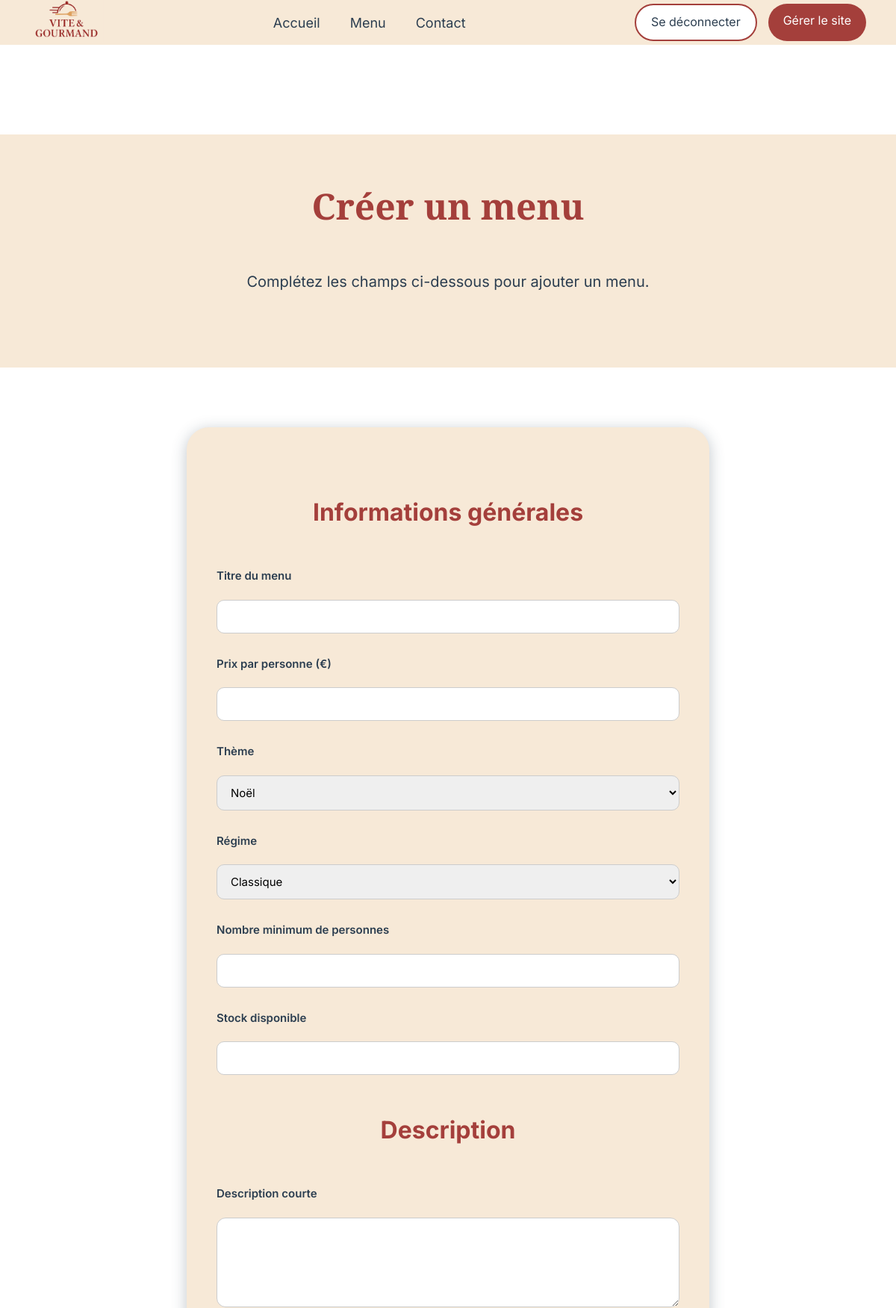
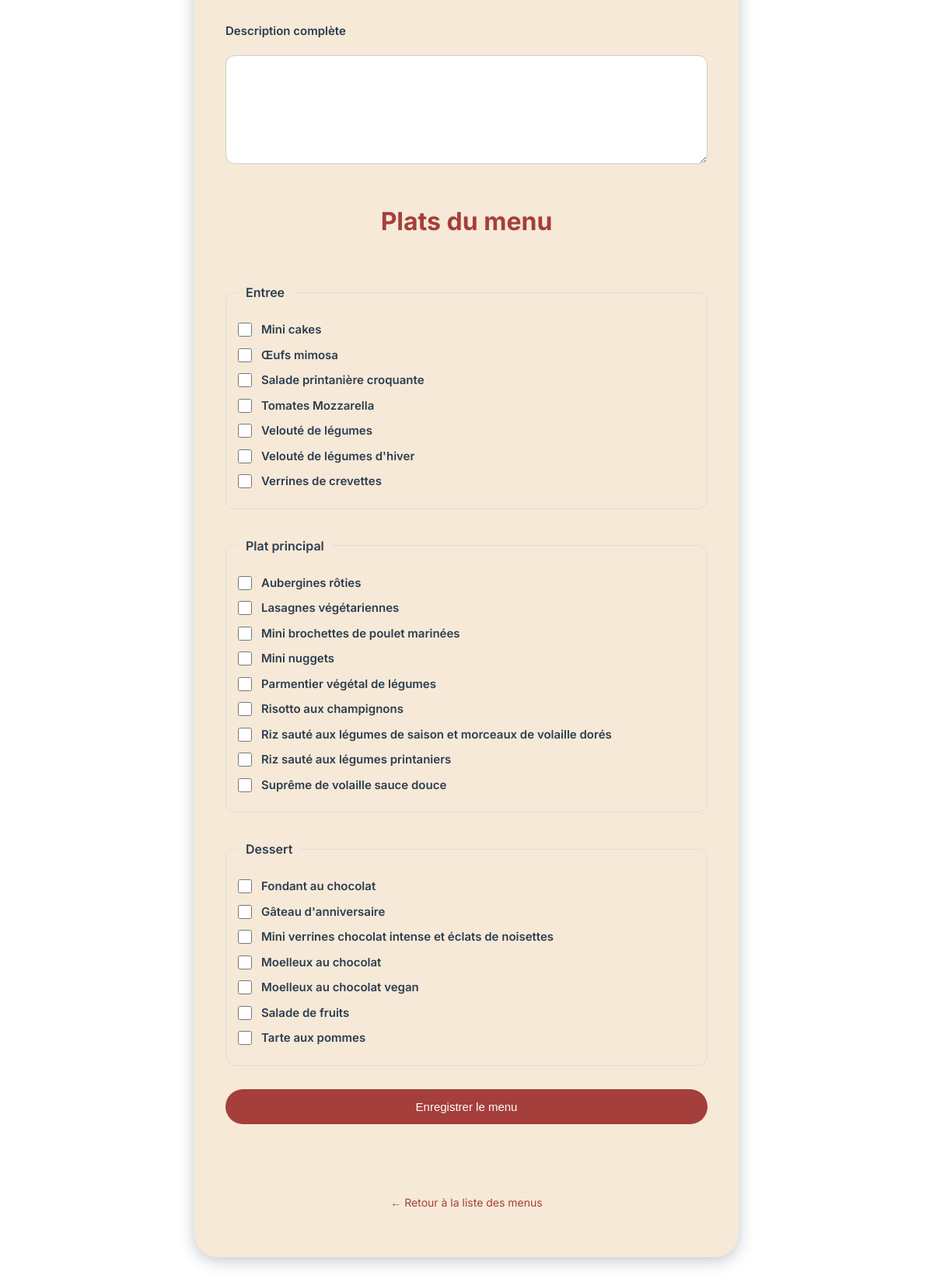
/public/form-menu.php (signed in, upper part), run on the app's committed database (2 pictures, top to bottom).
### tables this page shows
CREATE TABLE plat (
    id INT AUTO_INCREMENT PRIMARY KEY,
    nom VARCHAR(100) NOT NULL,
    description TEXT,
    type VARCHAR(100),
    image VARCHAR(255),
    actif BOOLEAN DEFAULT TRUE
);

### models/platModel.php (called while the page is built, shortened)
<?php
function getAllPlats(PDO $pdo): array
{
    $sql = "
        SELECT id, nom, type, actif
        FROM plat
        ORDER BY type, nom
    ";
    return $pdo->query($sql)->fetchAll(PDO::FETCH_ASSOC);
}

### public/form-menu.php (the view, shortened to what this page needs)
<?php
require_once __DIR__ . '/../config/database.php';
require_once __DIR__ . '/../models/platModel.php';
$menu = null;
$plats = getAllPlats($pdo);
$platsParType = [
    'entree'  => [],
    'plat'    => [],
    'dessert' => []
];
foreach ($plats as $p) {
    if ($p['actif']) {
        $platsParType[$p['type']][] = $p;
    }
}
$platsSelectionnes = [];
?>
<!DOCTYPE html>
<html lang="fr">
<head>
    <?php
    require_once __DIR__ . '/../partials/head.php';
    ?>
</head>
<body>
<?php require_once __DIR__ . '/../partials/header.php'; ?>
<main id="main-content">
    <section class="hero-section commandes-hero">
        <h1><?= $menu ? 'Modifier un menu' : 'Créer un menu' ?></h1>
        <p>Complétez les champs ci-dessous pour <?= $menu ? 'modifier' : 'ajouter' ?> un menu.</p>
    </section>
    <section class="menu-form-container">
        <form
            class="menu-form form-card"
            method="POST"
            enctype="multipart/form-data"
        >
            <h2>Informations générales</h2>
            <label for="titre">Titre du menu</label>
            <input
                type="text"
                id="titre"
                name="titre"
                value="<?= htmlspecialchars($menu['nom'] ?? '') ?>"
            >
            <label for="prix">Prix par personne (€)</label>
            <input
                type="number"
                step="0.01"
                id="prix"
                name="prix"
                value="<?= htmlspecialchars($menu['prix_base'] ?? '') ?>"
            >
            <label for="theme">Thème</label>
            <select id="theme" name="theme">
                <option value="noel" <?= ($menu['theme'] ?? '') === 'noel' ? 'selected' : '' ?>>Noël</option>
            </select>
            <label for="regime">Régime</label>
            <select id="regime" name="regime">
                <option value="classique" <?= ($menu['regime'] ?? '') === 'classique' ? 'selected' : '' ?>>Classique</option>
            </select>
            <label for="minimum">Nombre minimum de personnes</label>
            <input
                type="number"
                id="minimum"
                name="minimum"
                value="<?= htmlspecialchars($menu['nb_personnes_min'] ?? '') ?>"
            >
            <label for="stock">Stock disponible</label>
            <input
                type="number"
                id="stock"
                name="stock"
                value="<?= htmlspecialchars($menu['stock'] ?? '') ?>"
            >
            <h2>Description</h2>
            <label for="description">Description courte</label>
            <textarea
                id="description"
                name="description"
                rows="4"
            ><?= htmlspecialchars($menu['description'] ?? '') ?></textarea>
            <label for="description-complete">Description complète</label>
            <textarea
                id="description-complete"
                name="description_complete"
                rows="6"
            ><?= htmlspecialchars($menu['description_longue'] ?? '') ?></textarea>
            <h2>Plats du menu</h2>
            <?php foreach ($platsParType as $type => $liste): ?>
                <fieldset class="plats-group">
                    <legend><?= ucfirst($type) ?><?= $type === 'plat' ? ' principal' : '' ?></legend>
                    <?php if (empty($liste)): ?>
                        <p class="info">Aucun plat disponible</p>
                    <?php else: ?>
                        <?php foreach ($liste as $plat): ?>
                            <label class="checkbox-plat">
                                <input
                                    type="checkbox"
                                    name="plats[]"
                                    value="<?= (int) $plat['id'] ?>"
                                    <?= in_array($plat['id'], $platsSelectionnes) ? 'checked' : '' ?>
                                >
                                <?= htmlspecialchars($plat['nom']) ?>
                            </label>
                        <?php endforeach; ?>
                    <?php endif; ?>
                </fieldset>
            <?php endforeach; ?>
            <button type="submit" class="btn-commande">
                Enregistrer le menu
            </button>
            <div class="auth-links">
                <a href="gestion-menus.php">← Retour à la liste des menus</a>
            </div>
        </form>
    </section>
</main>
</body>
</html>

### public/assets/css/style.css (style rules this page uses)
* { margin: 0; padding: 0; box-sizing: border-box; }
h2 { font-size: 2rem; text-align: center; color: #A43F3B; margin-bottom: 20px; }
p { font-size: 1rem; }
html, body { overflow-x: hidden; }
body { font-family: 'Inter', sans-serif; background-color: #FFFFFF; color: #2C3E50; line-height: 1.5; }
h1 { font-weight: bold; font-size: 3rem; font-family: 'Playfair Display', serif; color: #A43F3B; }
.form-card { background-color: #F7E9D7; padding: 60px 40px; border-radius: 30px; box-shadow: 0 4px 20px rgba(44, 62, 80, 0.3); display: flex; flex-direction: column; gap: 20px; }
.hero-section { display: flex; flex-direction: column; align-items: center; background-color: #F7E9D7; padding: 60px 20px; margin-bottom: 80px; }
.hero-section p { font-size: 1.25rem; margin-bottom: 40px; }
.hero-section h1 { margin-bottom: 50px; }
.btn-commande { display:flex; align-items: center; justify-content: center; cursor: pointer; width:250px; height:60px; background: #A43F3B; color:white; text-decoration:none; text-align:center; border-radius:30px; margin: 0 auto 60px auto; border: none; font-size: 1rem; }
.auth-links { display: flex; flex-direction: column; align-items: center; gap: 20px; }
.auth-links a { color: #A43F3B; text-decoration: none; }
.menu-form-container { display: flex; justify-content: center; margin-bottom: 120px; padding: 0 20px; }
.menu-form { width: 100%; max-width: 700px; }
.menu-form h2 { margin-top: 30px; }
.menu-form label { font-size: 0.9375rem; color: #2C3E50; margin-top: 10px; }
.menu-form input, .menu-form select, .menu-form textarea { width: 100%; padding: 12px 15px; border-radius: 12px; border: 1px solid #ccc; font-size: 0.9375rem; font-family: 'Inter', sans-serif; }
.menu-form textarea { resize: vertical; }
.menu-form .btn-commande { margin-top: 40px; width: 100%; height: 55px; font-size: 1.125rem; }
.menu-form .auth-links { margin-top: 20px; text-align: center; }
.menu-form .auth-links a { font-size: 0.875rem; color: #A43F3B; text-decoration: none; }
.plats-group { margin-top: 15px; padding: 15px; border: 1px solid #ddd; border-radius: 12px; }
.plats-group legend { font-weight: 600; padding: 0 10px; color: #2C3E50; }
.checkbox-plat { display: flex; align-items: center; gap: 12px; margin: 8px 0; font-size: 0.9375rem; cursor: pointer; }
.checkbox-plat input[type="checkbox"] { width: 18px; height: 18px; cursor: pointer; }
.form-card label { font-weight: 600; color: #2C3E50; font-size: 0.9375rem; }
.form-card input, .form-card select { width: 100%; padding: 12px 14px; font-size: 0.9375rem; border-radius: 10px; border: 1px solid #ccc; transition: border-color 0.2s ease, box-shadow 0.2s ease; }
.form-card .btn-commande { margin-top: 10px; height: 45px; font-size: 0.9375rem; display: inline-flex; align-items: center; justify-content: center; }
.form-card .auth-links { margin-top: 10px; text-align: center; }
.form-card .auth-links a { text-decoration: none; font-size: 0.875rem; color: #A43F3B; }
.form-card textarea { width: 100%; padding: 12px 15px; border-radius: 12px; border: 1px solid #ccc; font-size: 0.9375rem; font-family: 'Inter', sans-serif; background-color: #FFFFFF; resize: vertical; min-height: 120px; }

### data on the page
plat: nom "Mini cakes"
plat: nom "Œufs mimosa"
plat: nom "Salade printanière croquante"
plat: nom "Tomates Mozzarella"
plat: nom "Velouté de légumes"
plat: nom "Velouté de légumes d'hiver"
plat: nom "Verrines de crevettes"
plat: nom "Aubergines rôties"
plat: nom "Lasagnes végétariennes"
plat: nom "Mini brochettes de poulet marinées"
plat: nom "Mini nuggets"
plat: nom "Parmentier végétal de légumes"
plat: nom "Risotto aux champignons"
plat: nom "Riz sauté aux légumes de saison et morceaux de volaille dorés"
plat: nom "Riz sauté aux légumes printaniers"
plat: nom "Suprême de volaille sauce douce"
plat: nom "Fondant au chocolat"
plat: nom "Gâteau d'anniversaire"
plat: nom "Mini verrines chocolat intense et éclats de noisettes"
plat: nom "Moelleux au chocolat"
plat: nom "Moelleux au chocolat vegan"
plat: nom "Salade de fruits"
plat: nom "Tarte aux pommes"

### other printed values
$profilLabel "Gérer le site"
$type "Entree"
$type "Plat"
$type "Dessert"
